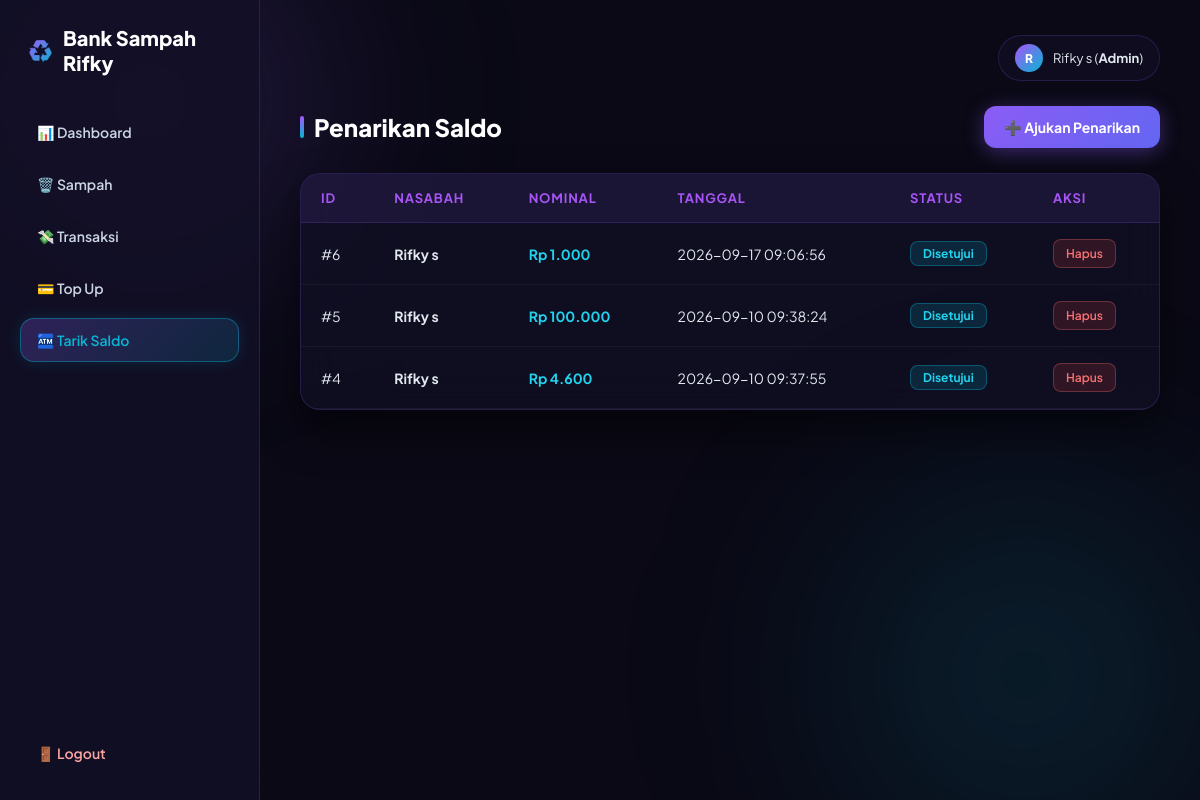
/tarik_saldo/index.php (signed in), run on the app's committed database.
### tables this page shows
CREATE TABLE `tarik_saldo` (
  `id_tarik` int(11) NOT NULL,
  `id_user` int(11) NOT NULL,
  `nominal` decimal(15,2) NOT NULL,
  `tanggal` datetime NOT NULL DEFAULT current_timestamp(),
  `status` enum('pending','disetujui','ditolak') NOT NULL DEFAULT 'pending'
);

CREATE TABLE `users` (
  `id_user` int(11) NOT NULL,
  `nama` varchar(100) NOT NULL,
  `username` varchar(50) NOT NULL,
  `password` varchar(255) NOT NULL,
  `saldo` decimal(15,2) NOT NULL DEFAULT 0.00,
  `role` enum('admin','nasabah','siswa','guru','pengepul') NOT NULL DEFAULT 'siswa'
);

### auth.php (called while the page is built, shortened)
<?php
function current_role(): string { return $_SESSION["role"] ?? ""; }
function is_admin(): bool { return current_role() === "admin"; }
function e($s): string { return htmlspecialchars((string) $s, ENT_QUOTES, "UTF-8"); }
function rupiah($n): string { return "Rp " . number_format((float) $n, 0, ",", "."); }
function db_exec(mysqli $db, string $sql, string $types = "", array $params = []): mysqli_stmt {
    $stmt = mysqli_prepare($db, $sql);
    mysqli_stmt_execute($stmt);
    return $stmt;
}
function db_select(mysqli $db, string $sql, string $types = "", array $params = []) {
    return mysqli_stmt_get_result(db_exec($db, $sql, $types, $params));
}
require_once __DIR__ . "/layout.php";

### tarik_saldo/index.php (the view, shortened to what this page needs)
<?php
require "../auth.php";
$admin = is_admin();
$sql = "SELECT ts.*, u.nama
        FROM tarik_saldo ts
        JOIN users u ON ts.id_user = u.id_user";
$types  = "";
$params = [];
$sql .= " ORDER BY ts.id_tarik DESC";
$data = db_select($koneksi, $sql, $types, $params);
?>
        <div class="header-action">
            <h2><?= $admin ? "Penarikan Saldo" : "Penarikan Saldo Saya" ?></h2>
            <a class="btn-tambah" href="tambah.php">➕ Ajukan Penarikan</a>
        </div>
        <div class="table-card">
            <table>
                <thead>
                    <tr>
                        <th>ID</th>
                        <?php if ($admin): ?><th>Nasabah</th><?php endif; ?>
                        <th>Nominal</th><th>Tanggal</th><th>Status</th>
                        <?php if ($admin): ?><th>Aksi</th><?php endif; ?>
                    </tr>
                </thead>
                <tbody>
                    <?php $ada = false; while ($row = mysqli_fetch_assoc($data)): $ada = true; ?>
                    <tr>
                        <td>#<?= e($row["id_tarik"]) ?></td>
                        <?php if ($admin): ?><td><strong><?= e($row["nama"]) ?></strong></td><?php endif; ?>
                        <td style="color: #22d3ee; font-weight: 700;"><?= rupiah($row["nominal"]) ?></td>
                        <td><?= e($row["tanggal"]) ?></td>
                        <td>
                            <span class="badge-status status-<?= e($row["status"]) ?>"><?= e(ucfirst($row["status"])) ?></span>
                        </td>
                        <?php if ($admin): ?>
                        <td>
                            <div class="action-btns">
                                <a class="btn-hapus" href="hapus.php?id=<?= (int) $row["id_tarik"] ?>" onclick="return confirm('Hapus data ini?')">Hapus</a>
                            </div>
                        </td>
                        <?php endif; ?>
                    </tr>
                    <?php endwhile; ?>
                </tbody>
            </table>
        </div>

### assets/style.css (style rules this page uses)
* { box-sizing: border-box; margin: 0; padding: 0; }
body { font-family: 'Plus Jakarta Sans', sans-serif; min-height: 100vh; background-color: #0a0915; color: #f1f5f9; display: flex; overflow-x: hidden; }
.header-action { display: flex; justify-content: space-between; align-items: center; margin-bottom: 25px; flex-wrap: wrap; gap: 15px; }
h2 { font-size: 24px; font-weight: 800; color: #ffffff; display: flex; align-items: center; gap: 10px; }
h2::before { content: ''; display: inline-block; width: 4px; height: 22px; background: linear-gradient(to bottom, #a855f7, #06b6d4); border-radius: 4px; }
.btn-tambah { display: inline-flex; align-items: center; gap: 6px; background: linear-gradient(135deg, #8b5cf6 0%, #6366f1 100%); color: #ffffff; text-decoration: none; padding: 12px 20px; border-radius: 12px; font-size: 14px; font-weight: 700; box-shadow: 0 4px 20px rgba(139, 92, 246, 0.4); transition: all 0.25s ease; }
.table-card { background: rgba(18, 16, 38, 0.7); backdrop-filter: blur(20px); border: 1px solid rgba(139, 92, 246, 0.2); border-radius: 20px; overflow: hidden; box-shadow: 0 20px 40px rgba(0, 0, 0, 0.5); }
table { width: 100%; border-collapse: collapse; text-align: left; }
th, td { padding: 16px 20px; }
th { background: rgba(139, 92, 246, 0.1); color: #a855f7; font-size: 13px; font-weight: 700; text-transform: uppercase; letter-spacing: 0.8px; border-bottom: 1px solid rgba(139, 92, 246, 0.2); }
td { color: #e2e8f0; font-size: 14px; border-bottom: 1px solid rgba(255, 255, 255, 0.05); }
.badge-status, .badge-tipe { display: inline-block; padding: 4px 12px; border-radius: 8px; font-size: 12px; font-weight: 700; text-transform: capitalize; }
.status-disetujui, .status-sukses, .tipe-setor { background: rgba(6, 182, 212, 0.15); border: 1px solid rgba(6, 182, 212, 0.35); color: #22d3ee; }
.action-btns { display: flex; align-items: center; gap: 8px; flex-wrap: wrap; }
.btn-setuju, .btn-tolak, .btn-hapus { display: inline-block; padding: 6px 12px; border-radius: 8px; font-size: 12px; font-weight: 600; font-family: inherit; text-decoration: none; cursor: pointer; transition: all 0.2s ease; }
.btn-hapus { background: rgba(239, 68, 68, 0.15); border: 1px solid rgba(248, 113, 113, 0.3); color: #f87171; }

### data on the page
tarik_saldo: id_tarik "6", id_user.nama "Rifky s", nominal "Rp 1.000", tanggal "2026-09-17 09:06:56", status "Disetujui"
tarik_saldo: id_tarik "5", id_user.nama "Rifky s", nominal "Rp 100.000", tanggal "2026-09-10 09:38:24", status "Disetujui"
tarik_saldo: id_tarik "4", id_user.nama "Rifky s", nominal "Rp 4.600", tanggal "2026-09-10 09:37:55", status "Disetujui"

### other printed values
$label "📊 Dashboard"
$label "🗑️ Sampah"
$label "💸 Transaksi"
$label "💳 Top Up"
$label "🏧 Tarik Saldo"
substr($nama, 0, 1) "R"
$nama "Rifky s"
$role "Admin"
